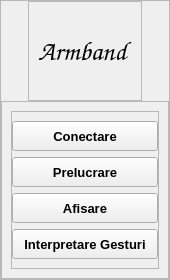
     <widget class="QFrame" name="meniu">
      <property name="sizePolicy">
       <sizepolicy hsizetype="Preferred" vsizetype="Expanding">
        <horstretch>0</horstretch>
        <verstretch>0</verstretch>
       </sizepolicy>
      </property>
      <property name="minimumSize">
       <size>
        <width>170</width>
        <height>0</height>
       </size>
      </property>
      <property name="maximumSize">
       <size>
        <width>170</width>
        <height>16777215</height>
       </size>
      </property>
      <property name="frameShape">
       <enum>QFrame::StyledPanel</enum>
      </property>
      <property name="frameShadow">
       <enum>QFrame::Raised</enum>
      </property>
      <layout class="QVBoxLayout" name="verticalLayout">
       <property name="spacing">
        <number>0</number>
       </property>
       <property name="leftMargin">
        <number>0</number>
       </property>
       <property name="topMargin">
        <number>0</number>
       </property>
       <property name="rightMargin">
        <number>0</number>
       </property>
       <property name="bottomMargin">
        <number>0</number>
       </property>
       <item alignment="Qt::AlignHCenter|Qt::AlignVCenter">
        <widget class="QFrame" name="titlu">
         <property name="minimumSize">
          <size>
           <width>0</width>
           <height>100</height>
          </size>
         </property>
         <property name="maximumSize">
          <size>
           <width>16777215</width>
           <height>100</height>
          </size>
         </property>
         <property name="frameShape">
          <enum>QFrame::StyledPanel</enum>
         </property>
         <property name="frameShadow">
          <enum>QFrame::Raised</enum>
         </property>
         <layout class="QHBoxLayout" name="horizontalLayout_2">
          <item>
           <widget class="QLabel" name="armband">
            <property name="font">
             <font>
              <family>Comic Sans MS</family>
              <pointsize>20</pointsize>
              <weight>75</weight>
              <bold>true</bold>
             </font>
            </property>
            <property name="text">
             <string>Armband</string>
            </property>
           </widget>
          </item>
         </layout>
        </widget>
       </item>
       <item>
        <widget class="QFrame" name="frame_butoane">
         <property name="sizePolicy">
          <sizepolicy hsizetype="Preferred" vsizetype="Expanding">
           <horstretch>0</horstretch>
           <verstretch>0</verstretch>
          </sizepolicy>
         </property>
         <property name="frameShape">
          <enum>QFrame::StyledPanel</enum>
         </property>
         <property name="frameShadow">
          <enum>QFrame::Raised</enum>
         </property>
         <layout class="QVBoxLayout" name="verticalLayout_2">
          <item alignment="Qt::AlignTop">
           <widget class="QFrame" name="frame_aliniere">
            <property name="frameShape">
             <enum>QFrame::StyledPanel</enum>
            </property>
            <property name="frameShadow">
             <enum>QFrame::Raised</enum>
            </property>
            <layout class="QVBoxLayout" name="verticalLayout_3">
             <property name="leftMargin">
              <number>0</number>
             </property>
             <property name="rightMargin">
              <number>0</number>
             </property>
             <item>
              <widget class="QPushButton" name="conectare">
               <property name="minimumSize">
                <size>
                 <width>0</width>
                 <height>30</height>
                </size>
               </property>
               <property name="maximumSize">
                <size>
                 <width>16777215</width>
                 <height>30</height>
                </size>
               </property>
               <property name="font">
                <font>
                 <pointsize>10</pointsize>
                 <weight>75</weight>
                 <bold>true</bold>
                </font>
               </property>
               <property name="cursor">
                <cursorShape>PointingHandCursor</cursorShape>
               </property>
               <property name="mouseTracking">
                <bool>false</bool>
               </property>
               <property name="focusPolicy">
                <enum>Qt::StrongFocus</enum>
               </property>
               <property name="text">
                <string>Conectare</string>
               </property>
               <property name="checkable">
                <bool>true</bool>
               </property>
               <property name="checked">
                <bool>false</bool>
               </property>
               <property name="autoExclusive">
                <bool>true</bool>
               </property>
              </widget>
             </item>
             <item>
              <widget class="QPushButton" name="prelucrare">
               <property name="minimumSize">
                <size>
                 <width>0</width>
                 <height>30</height>
                </size>
               </property>
               <property name="maximumSize">
                <size>
                 <width>16777215</width>
                 <height>30</height>
                </size>
               </property>
               <property name="font">
                <font>
                 <pointsize>10</pointsize>
                 <weight>75</weight>
                 <bold>true</bold>
                </font>
               </property>
               <property name="cursor">
                <cursorShape>PointingHandCursor</cursorShape>
               </property>
               <property name="text">
                <string>Prelucrare</string>
               </property>
               <property name="checkable">
                <bool>true</bool>
               </property>
               <property name="autoExclusive">
                <bool>true</bool>
               </property>
              </widget>
             </item>
             <item>
              <widget class="QPushButton" name="afisare">
               <property name="minimumSize">
                <size>
                 <width>0</width>
                 <height>30</height>
                </size>
               </property>
               <property name="maximumSize">
                <size>
                 <width>16777215</width>
                 <height>30</height>
                </size>
               </property>
               <property name="font">
                <font>
                 <pointsize>10</pointsize>
                 <weight>75</weight>
                 <bold>true</bold>
                </font>
               </property>
               <property name="cursor">
                <cursorShape>PointingHandCursor</cursorShape>
               </property>
               <property name="text">
                <string>Afisare</string>
               </property>
               <property name="checkable">
                <bool>true</bool>
               </property>
               <property name="autoExclusive">
                <bool>true</bool>
               </property>
              </widget>
             </item>
             <item>
              <widget class="QPushButton" name="gesturi">
               <property name="minimumSize">
                <size>
                 <width>0</width>
                 <height>30</height>
                </size>
               </property>
               <property name="maximumSize">
                <size>
                 <width>16777215</width>
                 <height>30</height>
                </size>
               </property>
               <property name="font">
                <font>
                 <pointsize>10</pointsize>
                 <weight>75</weight>
                 <bold>true</bold>
                </font>
               </property>
               <property name="cursor">
                <cursorShape>PointingHandCursor</cursorShape>
               </property>
               <property name="text">
                <string>Interpretare Gesturi</string>
               </property>
               <property name="checkable">
                <bool>true</bool>
               </property>
               <property name="autoExclusive">
                <bool>true</bool>
               </property>
              </widget>
             </item>
            </layout>
           </widget>
          </item>
         </layout>
        </widget>
       </item>
      </layout>
     </widget>
